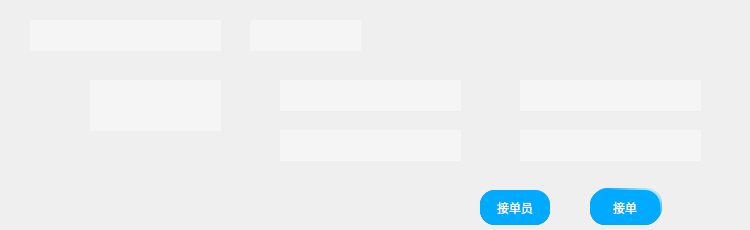
<?xml version="1.0" encoding="UTF-8"?>
<ui version="4.0">
 <class>bill</class>
 <widget class="QWidget" name="bill">
  <property name="geometry">
   <rect>
    <x>0</x>
    <y>0</y>
    <width>750</width>
    <height>230</height>
   </rect>
  </property>
  <property name="windowTitle">
   <string>Form</string>
  </property>
  <widget class="QLabel" name="label">
   <property name="geometry">
    <rect>
     <x>280</x>
     <y>80</y>
     <width>181</width>
     <height>31</height>
    </rect>
   </property>
   <property name="styleSheet">
    <string notr="true">background-color: rgba(255, 255, 255,100);</string>
   </property>
   <property name="text">
    <string/>
   </property>
  </widget>
  <widget class="QLabel" name="label_2">
   <property name="geometry">
    <rect>
     <x>520</x>
     <y>80</y>
     <width>181</width>
     <height>31</height>
    </rect>
   </property>
   <property name="styleSheet">
    <string notr="true">background-color: rgba(255, 255, 255,100);</string>
   </property>
   <property name="text">
    <string/>
   </property>
  </widget>
  <widget class="QLabel" name="label_3">
   <property name="geometry">
    <rect>
     <x>280</x>
     <y>130</y>
     <width>181</width>
     <height>31</height>
    </rect>
   </property>
   <property name="styleSheet">
    <string notr="true">background-color: rgba(255, 255, 255,100);</string>
   </property>
   <property name="text">
    <string/>
   </property>
  </widget>
  <widget class="QLabel" name="label_4">
   <property name="geometry">
    <rect>
     <x>520</x>
     <y>130</y>
     <width>181</width>
     <height>31</height>
    </rect>
   </property>
   <property name="styleSheet">
    <string notr="true">background-color: rgba(255, 255, 255,100);</string>
   </property>
   <property name="text">
    <string/>
   </property>
  </widget>
  <widget class="QLabel" name="label_5">
   <property name="geometry">
    <rect>
     <x>90</x>
     <y>80</y>
     <width>131</width>
     <height>51</height>
    </rect>
   </property>
   <property name="styleSheet">
    <string notr="true">background-color: rgba(255, 255, 255,100);</string>
   </property>
   <property name="text">
    <string/>
   </property>
  </widget>
  <widget class="QPushButton" name="pushButton_2">
   <property name="geometry">
    <rect>
     <x>590</x>
     <y>190</y>
     <width>70</width>
     <height>35</height>
    </rect>
   </property>
   <property name="styleSheet">
    <string notr="true">QPushButton{
border-radius:15px;
padding:4px 8px;
color: rgb(255, 255, 255);
background-color: rgba(0, 170, 255);
}
QPushButton:hover{
border-radius:15px;
padding:4px 8px;
color: rgb(255, 255, 255);
background-color: rgba(0, 170, 255,150);

}
QPushButton:pressed{
border-radius:15px;
padding:4px 8px;
color: rgb(255, 255, 255);
background-color: rgba(0, 170,255,50);
}</string>
   </property>
   <property name="text">
    <string>接单</string>
   </property>
  </widget>
  <widget class="QLabel" name="label_6">
   <property name="geometry">
    <rect>
     <x>30</x>
     <y>20</y>
     <width>191</width>
     <height>31</height>
    </rect>
   </property>
   <property name="styleSheet">
    <string notr="true">background-color: rgba(255, 255, 255,100);</string>
   </property>
   <property name="text">
    <string/>
   </property>
  </widget>
  <widget class="QLabel" name="label_7">
   <property name="geometry">
    <rect>
     <x>250</x>
     <y>20</y>
     <width>111</width>
     <height>31</height>
    </rect>
   </property>
   <property name="styleSheet">
    <string notr="true">background-color: rgba(255, 255, 255,100);</string>
   </property>
   <property name="text">
    <string/>
   </property>
  </widget>
  <widget class="QLabel" name="label_13">
   <property name="geometry">
    <rect>
     <x>590</x>
     <y>190</y>
     <width>70</width>
     <height>35</height>
    </rect>
   </property>
   <property name="styleSheet">
    <string notr="true">background-color: rgb(83, 83, 83);
border-radius:15px;
padding:4px 8px</string>
   </property>
   <property name="text">
    <string/>
   </property>
  </widget>
  <widget class="QLabel" name="label_14">
   <property name="geometry">
    <rect>
     <x>592</x>
     <y>188</y>
     <width>70</width>
     <height>35</height>
    </rect>
   </property>
   <property name="font">
    <font>
     <pointsize>16</pointsize>
    </font>
   </property>
   <property name="styleSheet">
    <string notr="true">background-color: qlineargradient(spread:pad, x1:0.592, y1:0.409045, x2:1, y2:0, stop:0 rgba(0, 170, 255, 255), stop:1 rgba(255, 255, 255, 255));
border-radius:15px;
padding:4px 8px;
color: rgb(255, 255, 255);
</string>
   </property>
   <property name="text">
    <string/>
   </property>
  </widget>
  <widget class="QLabel" name="label_8">
   <property name="geometry">
    <rect>
     <x>30</x>
     <y>80</y>
     <width>51</width>
     <height>51</height>
    </rect>
   </property>
   <property name="styleSheet">
    <string notr="true">border-image: url(:/image/object.png);</string>
   </property>
   <property name="text">
    <string/>
   </property>
  </widget>
  <widget class="QLabel" name="label_9">
   <property name="geometry">
    <rect>
     <x>240</x>
     <y>80</y>
     <width>31</width>
     <height>31</height>
    </rect>
   </property>
   <property name="styleSheet">
    <string notr="true">border-image: url(:/image/qidian.png);</string>
   </property>
   <property name="text">
    <string/>
   </property>
  </widget>
  <widget class="QLabel" name="label_10">
   <property name="geometry">
    <rect>
     <x>480</x>
     <y>80</y>
     <width>31</width>
     <height>31</height>
    </rect>
   </property>
   <property name="styleSheet">
    <string notr="true">border-image: url(:/image/zhongdian.png);</string>
   </property>
   <property name="text">
    <string/>
   </property>
  </widget>
  <widget class="QLabel" name="label_11">
   <property name="geometry">
    <rect>
     <x>250</x>
     <y>130</y>
     <width>31</width>
     <height>27</height>
    </rect>
   </property>
   <property name="styleSheet">
    <string notr="true">border-image: url(:/image/time.png);</string>
   </property>
   <property name="text">
    <string/>
   </property>
  </widget>
  <widget class="QLabel" name="label_12">
   <property name="geometry">
    <rect>
     <x>480</x>
     <y>130</y>
     <width>31</width>
     <height>31</height>
    </rect>
   </property>
   <property name="styleSheet">
    <string notr="true">border-image: url(:/image/money.png);</string>
   </property>
   <property name="text">
    <string/>
   </property>
  </widget>
  <widget class="QWidget" name="widget" native="true">
   <property name="geometry">
    <rect>
     <x>0</x>
     <y>0</y>
     <width>750</width>
     <height>230</height>
    </rect>
   </property>
   <property name="styleSheet">
    <string notr="true">#widget{
border-image: url(:/image/捕获.PNG);
border-radius:15px}</string>
   </property>
   <widget class="QPushButton" name="pushButton_3">
    <property name="geometry">
     <rect>
      <x>480</x>
      <y>190</y>
      <width>70</width>
      <height>35</height>
     </rect>
    </property>
    <property name="styleSheet">
     <string notr="true">QPushButton{
border-radius:15px;
padding:4px 8px;
color: rgb(255, 255, 255);
background-color: rgba(0, 170, 255);
}
QPushButton:hover{
border-radius:15px;
padding:4px 8px;
color: rgb(255, 255, 255);
background-color: rgba(0, 170, 255,150);

}
QPushButton:pressed{
border-radius:15px;
padding:4px 8px;
color: rgb(255, 255, 255);
background-color: rgba(0, 170,255,50);
}</string>
    </property>
    <property name="text">
     <string>接单员</string>
    </property>
   </widget>
   <widget class="QLabel" name="label_15">
    <property name="geometry">
     <rect>
      <x>480</x>
      <y>190</y>
      <width>70</width>
      <height>35</height>
     </rect>
    </property>
    <property name="font">
     <font>
      <pointsize>16</pointsize>
     </font>
    </property>
    <property name="styleSheet">
     <string notr="true">background-color: qlineargradient(spread:pad, x1:0.592, y1:0.409045, x2:1, y2:0, stop:0 rgba(0, 170, 255, 255), stop:1 rgba(255, 255, 255, 255));
border-radius:15px;
padding:4px 8px;
color: rgb(255, 255, 255);
</string>
    </property>
    <property name="text">
     <string/>
    </property>
   </widget>
   <widget class="QLabel" name="label_16">
    <property name="geometry">
     <rect>
      <x>480</x>
      <y>190</y>
      <width>70</width>
      <height>35</height>
     </rect>
    </property>
    <property name="styleSheet">
     <string notr="true">background-color: rgb(83, 83, 83);
border-radius:15px;
padding:4px 8px</string>
    </property>
    <property name="text">
     <string/>
    </property>
   </widget>
   <zorder>label_16</zorder>
   <zorder>label_15</zorder>
   <zorder>pushButton_3</zorder>
  </widget>
  <zorder>widget</zorder>
  <zorder>label</zorder>
  <zorder>label_2</zorder>
  <zorder>label_3</zorder>
  <zorder>label_4</zorder>
  <zorder>label_5</zorder>
  <zorder>label_6</zorder>
  <zorder>label_7</zorder>
  <zorder>label_13</zorder>
  <zorder>label_14</zorder>
  <zorder>pushButton_2</zorder>
  <zorder>label_8</zorder>
  <zorder>label_9</zorder>
  <zorder>label_10</zorder>
  <zorder>label_11</zorder>
  <zorder>label_12</zorder>
 </widget>
 <resources/>
 <connections/>
</ui>
